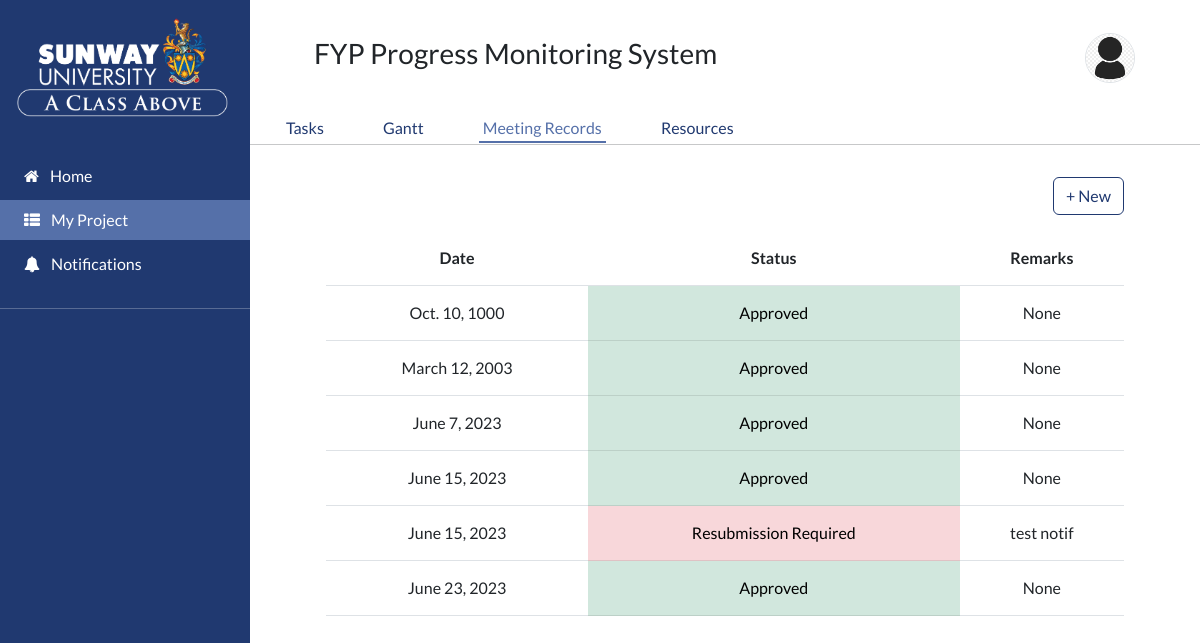
Page /project/1/meeting_records (signed in) on the committed database.
### PMS/models.py (models this page shows, shortened)
class Project(models.Model):
    project_title = models.CharField(max_length=128)
    def __str__(self):
        return self.project_title

class User(AbstractUser):
    class Role(models.TextChoices):
        ADMIN = "ADMIN", "Admin"
        STUDENT = "STUDENT", "Student"
        SUPERVISOR = "SUPERVISOR", "Supervisor"
    base_role = Role.ADMIN
    role = models.CharField(max_length=50, choices=Role.choices)
    picture = models.ImageField(upload_to="PMS/file/users", default="PMS/file/users/default_dp.png")

class MeetingRecord(models.Model):
    project = models.ForeignKey(Project, on_delete=models.CASCADE)
    date = models.DateField()
    time = models.TimeField()
    student = models.CharField(max_length=64)
    supervisor = models.CharField(max_length=64)
    updates_from_previous_meeting = models.TextField()
    items_discussed_this_meeting = models.TextField()
    work_for_coming_meeting = models.TextField()
    approved = models.BooleanField(null=True)
    reject_reason = models.TextField(null=True)

### PMS/views.py (the view)
# urls.py: path('project/<int:project_id>/meeting_records', views.meeting_records, name="meeting_records"),
def meeting_records(request, project_id):
    if not request.user.is_authenticated:
        return HttpResponse("401 Forbidden", status=401)
    submitted = request.GET.get('submitted', '')
    status_updated = request.GET.get('statusUpdate', '')
    user_profile = get_user_profile(request.user)
    project_title = get_project_title(project_id)
    meeting_record_list = MeetingRecord.objects.filter(project__id=project_id).order_by('date')
    return render(request, "PMS/meeting_records.html", {
        "submitted": submitted,
        "status_updated": status_updated,
        "user_profile": user_profile,
        "project_id": project_id,
        "project_title": project_title,
        "meeting_records": meeting_record_list
    })

### PMS/views.py (called while the page is built)
def get_user_profile(user):
    if user.role == "STUDENT":
        return StudentProfile.objects.get(user=user)
    elif user.role == "SUPERVISOR":
        return SupervisorProfile.objects.get(user=user)

def get_project_title(project_id):
    return Project.objects.get(id=project_id)

### PMS/templates/PMS/meeting_records.html (shortened to what this page needs)
{% extends "PMS/logged_in_layout.html" %}
{% load static %}
{% block header_title %}
    {{ project_title }}
{% endblock %}
{% block project_nav %}
    <div class="project-nav ms-4 ps-2">
        <a href="{% url 'tasks' project_id %}" class="text-decoration-none p-1 me-5">Tasks</a>
        <a href="{% url 'gantt' project_id %}" class="text-decoration-none p-1 me-5">Gantt</a>
        <a href="{% url 'meeting_records' project_id %}" class="text-decoration-none p-1 me-5 border-bottom border-secondary border-2 text-secondary">Meeting Records</a>
        <a href="{% url 'resources' project_id %}" class="text-decoration-none p-1 me-5">Resources</a>
    </div>
{% endblock %}
{% block hr_spacing_adjustments %}
    mt-1
{% endblock %}
{% block main_content %}
    <div class="mx-5 px-3 my-4 py-2 d-flex">
        <div class="container">
            {% if user.role == "STUDENT" %}
                <a href="{% url 'add_meeting_record' project_id %}"><button class="btn btn-outline-primary float-end mb-3">+ New</button></a>
            {% endif %}
            <table class="meeting-records table table-hover text-center">
                <thead>
                    <tr>
                        <th>Date</th>
                        <th>Status</th>
                        <th>Remarks</th>
                    </tr>
                </thead>
                <tbody>
                    {% for record in meeting_records %}
                        <tr onclick="location.href=`{% url 'view_edit_meeting_records' project_id record.id %}`">
                            <td>{{ record.date }}</td>
                            {% if record.approved is None %}
                                <td class="table-warning">Pending</td>
                            {% elif record.approved is True %}
                                <td class="table-success">Approved</td>
                            {% else %}
                                <td class="table-danger">Resubmission Required</td>
                            {% endif %}
                            <td>{{ record.reject_reason }}</td>
                        </tr>
                    {% endfor %}
                </tbody>
            </table>
        </div>
    </div>
{% endblock %}

### PMS/templates/PMS/logged_in_layout.html (shortened to what this page needs)
{% extends "PMS/layout.html" %}
{% load static %}
{% block content %}
    <div class="d-flex">
        <div class="sidebar hidden flex-shrink-0 bg-primary text-white position-relative">
            <div class="container pb-4">
                <img src="{% static 'PMS/images/SU_logo.png' %}" alt="" width="100%">
            </div>
            <div class="nav-links">
                <a href="{% url 'home' %}" class="text-decoration-none text-white">
                    <div class="px-4 py-2 mb-1" id="home-link">
                        <i class="fa fa-home pe-2"></i> Home
                    </div>
                </a>
                {% if user.role == "STUDENT" %}
                <a href="{% url 'project' user_profile.project.id %}" class="text-decoration-none text-white">
                    <div class="px-4 py-2 my-1" id="projects-link">
                        <i class="fa fa-th-list pe-2"></i> My Project
                    </div>
                </a>
                {% endif %}
                <a href="{% url 'notifications' %}" class="text-decoration-none text-white">
                    <div class="px-4 py-2 my-1" id="notifications-link">
                        <i class="fa fa-bell pe-2"></i> Notifications
                    </div>
                </a>
            </div>
            <hr class="my-4">
        </div>
        <div class="w-100">
            <div class="mx-5 px-3 my-4 py-2 d-flex justify-content-between align-items-center">
                <h3>{% block header_title %} {% endblock %}</h3>
                <button class="btn p-0 m-0" data-bs-toggle="dropdown">
                    <img src="{{ user.picture.url }}" alt="" width="50px" class="border rounded-circle">
                </button>
            </div>
            {% block project_nav %}
            {% endblock %}
            <hr class="{% block hr_spacing_adjustments %} {% endblock %}">
            {% block main_content %}
            {% endblock %}
        </div>
    </div>
{% endblock %}

### PMS/static/PMS/styles/styles.css (style rules this page uses)
th, td { padding-top: 15px !important; padding-bottom: 15px !important; }
.sidebar { width: 250px; min-height: 100vh; }
.cp1-projects tbody tr, .cp2-projects tbody tr, .meeting-records tbody tr, .task-table tbody tr, .resource-table tbody tr, .subtask-table i, .home-task-container > div { cursor: pointer; }

### rows in the picture
Project: project_title "FYP Progress Monitoring System"
User: picture (placeholder picture)
MeetingRecord: date "Oct. 10, 1000", approved "Approved", reject_reason "None"
MeetingRecord: date "March 12, 2003", approved "Approved", reject_reason "None"
MeetingRecord: date "June 7, 2023", approved "Approved", reject_reason "None"
MeetingRecord: date "June 15, 2023", approved "Approved", reject_reason "None"
MeetingRecord: date "June 15, 2023", approved "Resubmission Required", reject_reason "test notif"
MeetingRecord: date "June 23, 2023", approved "Approved", reject_reason "None"
